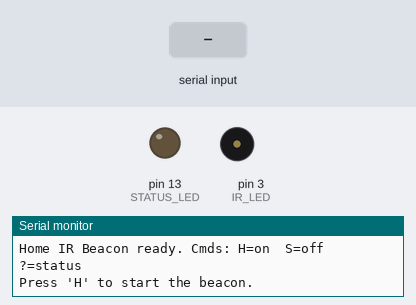
Recording of a sketch running on a simulated Arduino Uno, built with avr-gcc and run on an emulated ATmega328P. Parts: output pins drawn as LEDs (lit = HIGH), buzzer (waves = sounding), the last lines printed to the serial monitor. Dashed ring = blinking. The test bench sets the inputs (shaded band).

Above: at 1.2 s.
1.3 s: "H" received over Serial
At 2.2 s:
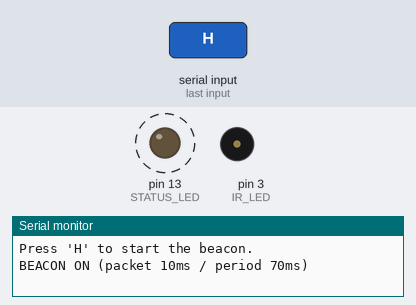
2.8 s: "S" received over Serial
At 3.5 s:
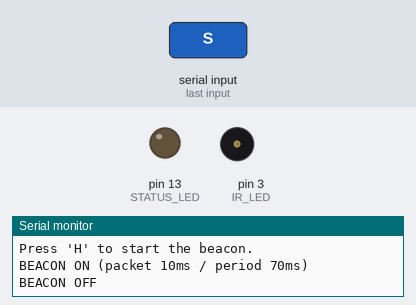
Timing chart, 0 to 5.8 s (numbered marks = the images above; inputs shaded):
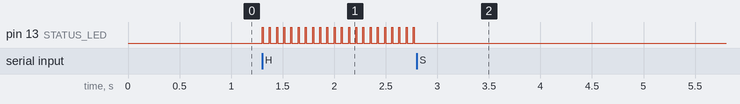

The sketch:

home_beacon.ino
```cpp
/*
 * ============================================================================
 *  집(도크) IR 비콘 송신기 — home_beacon
 * ----------------------------------------------------------------------------
 *  Arduino Uno(별도 보드) · 적외선 LED(KY-005 또는 베어 LED+저항) · 38kHz 비콘
 *
 *  이 버전은 실제로 검증됐던 원본 05a_ir_beacon_transmitter.ino의 펄스 구조를
 *  그대로 재현하고, 그 위에 시리얼 H/S 제어만 얹은 것이다. 이전 버전은 12ms
 *  동안 반송파를 "끊김 없이" 계속 내보냈는데, 이것이 인식 실패의 핵심 원인이었다
 *  — 아래 설명 참고.
 *
 *  ── 왜 "연속 톤"이 아니라 "짧은 펄스 8번"인가 (매우 중요) ─────────────────
 *  VS1838B(KY-022) 같은 IR 수신칩은 진짜 리모컨처럼 짧은 펄스(수백 us)로 반송파가
 *  끊겼다 이어졌다 하는 신호를 전제로 설계되어 있다. 반송파를 한 번에 10ms 넘게
 *  "끊김 없이" 계속 내보내면, 수신칩의 AGC(자동 이득 조절)가 이를 비정상적인
 *  배경 신호로 보고 이득을 낮춰 출력을 그냥 HIGH(무신호)로 눌러버릴 수 있다.
 *  그래서 이 코드는 "600us 송신 + 600us 휴식"을 8번 반복해(패킷 하나 ≈9.6ms)
 *  패킷 "안에서도" 계속 반송파를 끊어준다. 이후 60ms 더 쉬어 AGC를 완전히
 *  회복시키고 다음 패킷을 보낸다. 전체 주기 9.6+60≈70ms — 로봇 측
 *  signalStrength() 수신 창(140ms = 이 주기의 정확히 2배)과 04_beacon_test.ino
 *  주석의 "70ms"에 정밀하게 맞춘 값이다. 이 타이밍은 절대 임의로 바꾸지 말 것.
 *
 *  ── 시리얼 명령 (9600bps, Arduino IDE 시리얼 모니터) ────────────────────────
 *     'H' / 'h' → 비콘 켜기 (패킷 반복 송출 시작)
 *     'S' / 's' → 비콘 끄기
 *     '?'       → 현재 상태 출력
 *  전원 인가 시 기본은 꺼진 상태 — 'H'를 입력해야 송출을 시작한다.
 *  명령은 매 루프 최상단(패킷과 패킷 사이)에서만 확인하므로, 켜짐 상태에서는
 *  최대 한 패킷 주기(~70ms) 이내에 반영된다. 8펄스짜리 패킷 내부의 정밀한
 *  600us on/off 타이밍은 절대 건드리지 않는다(시리얼 폴링을 그 안에 넣지 않음).
 *
 *  ── 배선 (현재: 저항 없이 직결) ─────────────────────────────────────────────
 *     IR LED 긴다리(+, 애노드)  ──────────── 아두이노 D3
 *     IR LED 짧은다리(-, 캐소드) ──────────  GND
 *  KY-005 모듈이면 S핀=D3, -핀=GND.
 *
 *  ⚠ 경고: 직렬 저항이 없으면 (5V-LED순방향전압)을 핀 내부저항만으로 나눈
 *  전류가 흐르는데, 대략 100mA대까지 흐를 수 있다. ATmega328P 핀의 절대 최대
 *  정격은 40mA(권장 20mA)라 이 상태가 반복되면 D3 핀이 열화·손상될 수 있다.
 *  이는 소프트웨어로 제한할 수 없는 하드웨어적 한계이며(옴의 법칙), 그렇다고
 *  아래 펄스 타이밍을 줄여서 "완화"하면 검증된 수신 감지 파형이 깨진다 — 그래서
 *  일부러 그런 시도는 하지 않았다. 100Ω~1kΩ 사이 아무 저항이라도 직렬로 넣으면
 *  이 위험이 사실상 사라지고 밝기/사거리엔 거의 영향이 없으니, 가능하면 넣을 것.
 *  ※ 적외선은 안 보임 — 온보드 LED(D13)가 패킷마다(약 70ms 주기) 짧게
 *    깜빡이면 정상 송출 중이라는 뜻. 또는 휴대폰 카메라로 LED를 비춰 보라색
 *    깜빡임을 확인해도 된다.
 *
 *  ── 그래도 인식이 안 되면 ───────────────────────────────────────────────────
 *  로봇 쪽을 firmware/tests/04_beacon_test.ino로 임시 교체해 L/R 원시값을 직접
 *  관찰할 것. 값이 계속 0이면 배선/전원 문제, 낮게라도 뜨면 거리·각도·주변
 *  광원(형광등/직사광선) 간섭을 의심할 것.
 * ============================================================================
 */

const uint8_t IR_LED     = 3;            // 반송파 출력 핀 (원본과 동일)
const uint8_t STATUS_LED = LED_BUILTIN;  // 패킷 송출 중 깜빡임(육안 확인용)

const unsigned int  IR_CARRIER_HZ     = 38000;  // KY-022/VS1838B 대역
const unsigned int  PULSE_ON_US       = 600;    // 펄스 하나의 송신 길이
const unsigned int  PULSE_OFF_US      = 600;    // 펄스 사이 휴식(패킷 내부)
const uint8_t        PULSES_PER_PACKET = 8;     // 패킷 하나 = 8펄스 (≈9.6ms)
const unsigned long  PACKET_REST_MS    = 60;    // 패킷 뒤 휴식(AGC 회복). 총 주기 ≈70ms

bool beaconOn = false;

// 펄스 하나: 반송파 on(onUS) -> off(offUS). 원본과 동일한 블로킹 구현 —
// 이 함수 안에서는 시리얼을 확인하지 않는다(600us 단위 타이밍을 지키기 위해).
void pulse(unsigned int onUS, unsigned int offUS) {
  tone(IR_LED, IR_CARRIER_HZ);
  delayMicroseconds(onUS);
  noTone(IR_LED);
  delayMicroseconds(offUS);
}

// 패킷 하나 = 펄스 8번 (원본의 burst() 8회 호출과 동일한 파형).
void sendPacket() {
  digitalWrite(STATUS_LED, HIGH);
  for (uint8_t i = 0; i < PULSES_PER_PACKET; i++) pulse(PULSE_ON_US, PULSE_OFF_US);
  digitalWrite(STATUS_LED, LOW);
}

void handleSerial() {
  while (Serial.available()) {
    char c = (char)Serial.read();
    switch (c) {
      case 'H': case 'h':
        beaconOn = true;
        Serial.println(F("BEACON ON (packet 10ms / period 70ms)"));
        break;
      case 'S': case 's':
        beaconOn = false;
        digitalWrite(STATUS_LED, LOW);
        Serial.println(F("BEACON OFF"));
        break;
      case '?':
        Serial.print(F("STATE="));
        Serial.println(beaconOn ? F("ON") : F("OFF"));
        break;
      default: break;  // 개행 등 기타 문자는 무시
    }
  }
}

void setup() {
  pinMode(IR_LED, OUTPUT);
  digitalWrite(IR_LED, LOW);
  pinMode(STATUS_LED, OUTPUT);
  digitalWrite(STATUS_LED, LOW);

  Serial.begin(9600);
  Serial.println(F("Home IR Beacon ready. Cmds: H=on  S=off  ?=status"));
  Serial.println(F("Press 'H' to start the beacon."));
  // 기본은 꺼짐 — 'H' 입력 시 발사 시작.
}

void loop() {
  handleSerial();          // 명령은 패킷 "사이"에서만 반영 (펄스 타이밍 보호)
  if (beaconOn) {
    sendPacket();           // 8 x (600us on + 600us off) ≈ 9.6ms
    delay(PACKET_REST_MS);  // AGC 회복용 60ms 휴식 → 총 주기 ≈70ms
  }
}
```

Measured:
- after the input at 1.3 s, pin 13 (STATUS_LED): alternates HIGH for 0.01 s and LOW for 0.06 s, starting at once
- after the input at 2.8 s, pin 13 (STATUS_LED): stops changing and stays LOW; tone on pin 3 (IR_LED): stays silent (without the input it goes to 38000 Hz after 4.7 s)
